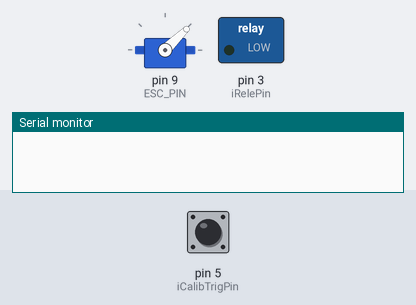
This sketch was run on a simulated Arduino Uno, built with avr-gcc and run on an emulated ATmega328P. Shown: servo, switched loads named in the sketch (green lamp = pin HIGH), the last lines printed to the serial monitor. Inputs (shaded band) come from the test bench; at power-on: pin 5 (iCalibTrigPin) HIGH.

Above: at 1.2 s.
1.3 s: pin 5 (iCalibTrigPin) pulled LOW for 1 s
At 2.2 s:
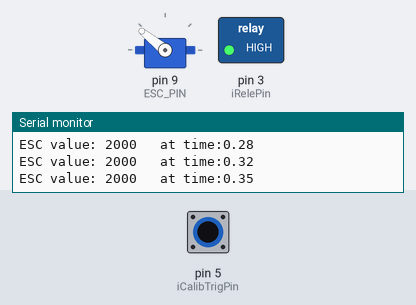
At 3.3 s:
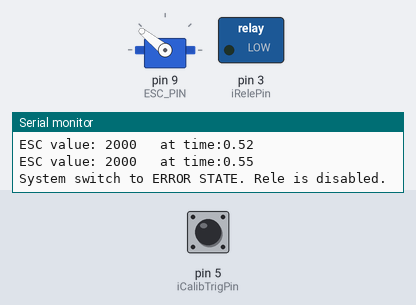
Timing chart, 0 to 4.8 s (numbered marks = the images above; inputs shaded):
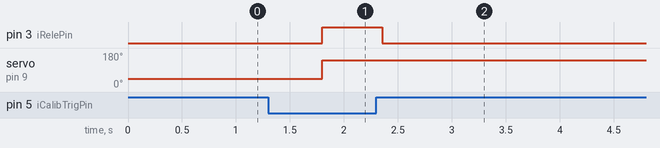

The sketch:

AutoCalib_HW30ESC_v1.00.ino
```cpp
// ********* INCLUDES ********************//
#include <Adafruit_PWMServoDriver.h>
#include<Servo.h>
#include "Inicializacija.h"

//  ******** DEFINES *********************//


//***** global variables  ********//

StateType    eMAchineState;  // system starts in standby mode
PinStateType eCalibFlag;     // 0-> disabled1, -> active,

int iCalibTrigPin = 5;     // calibration trigger pin 5
int iRelePin      = 3;     // RELE pin

// *** INICIALIZATION ***** //
void setup()
{
  eMAchineState = STATE_STANDBY;
  Serial.begin(9600);
  pinMode(iCalibTrigPin,INPUT_PULLUP);  // init calibration trigger pin
  pinMode(iRelePin, OUTPUT);            // init RELE pin
  digitalWrite(iRelePin,LOW);           // set RELE pin to LOW

  InitESC();
}


// ***** MAIN LOOP ******//
void loop() {
  // read calibration flag trigger pin
  eCalibFlag = (PinStateType) !digitalRead(iCalibTrigPin);  // turn on switch -> 1, turn of switch -> 0

  CalibrationDriver(eCalibFlag);

}
```

ESCcontrol.h
```cpp
#define ESC_PIN 9  // ESC servo pin

Servo esc1;

void InitESC(void)
{
    // define
    esc1.attach(ESC_PIN);
    esc1.writeMicroseconds(1000);
}

void SetESCVal(int iValueESC)
{
  esc1.writeMicroseconds(iValueESC);
}
```

Inicializacija.h
```cpp
#ifndef INICIALIZACIJA_H
#define INICIALIZACIJA_H

#include "ESCcontrol.h"
#include "Time.h"
#include "StateControl.h"

//  ******* DEFINES ******

#endif
```

StateControl.h
```cpp
// ********* DEFINES ***************** //
#define WAITING_TIME    500    // how many mili seconds system waits after first calibration trigger is set
#define HIGH_PWM_TIME   3900   // how many mili second PWM will be set to HIGH
#define CALIB_END_TIME  10500  // how many mili seconds last ESC calibration/is rele active

//  ******** VARIABLE DEFINITION ****** //
typedef enum
{
  STATE_STANDBY = 0,
  STATE_TRANSITION_WAITING,
  STATE_CALIB_HIGH_PWM,
  STATE_CALIB_LOW_PWM,
  STATE_FINISH,
  STATE_ERROR,
} StateType;

typedef enum
{
  DEACTIVE = 0,
  ACTIVE
} PinStateType;

// ********* variable declaration *****//
extern StateType eMAchineState;
extern int iRelePin;
double dTimeStart, dSeconds;


void CalibrationDriver(PinStateType eCalibFlag)
{
  static double dStartTime = 0;

  // first check whether system is in standby mode and calibration flag is set to ACTIVE
  if((ACTIVE == eCalibFlag) && (STATE_STANDBY == eMAchineState))
  {
    // set state machine to transition waiting
    eMAchineState = STATE_TRANSITION_WAITING;

    // save current time for time comparison
    dStartTime = millis();

    Serial.println("System switch to TRANSITION WAITING STATE");
  }

  //  check whether predefine waiting time has passed since calibration trigger flag was set
  if(((millis() - dStartTime) > WAITING_TIME) && (STATE_TRANSITION_WAITING == eMAchineState))
  {
    // check whether calibration trigger pin is still active
    if(ACTIVE == eCalibFlag)
    {
      // set state machine to calibration state
      eMAchineState = STATE_CALIB_HIGH_PWM;

      // set MAX servo value = 2000
      SetESCVal(2000); //SetESCVal(map(2000, 0,1000,1000,2000));

      Serial.println("System switch to HIGH PWM STATE: PWM value set to 2000");

      // reset starting time
      dStartTime = millis();

      // turn on RELE
      digitalWrite(iRelePin, HIGH);  // turn on RELE
    }
    else
    {
      // calibration trigger pin was deactivated inside waiting time, switch back to standby state
      eMAchineState = STATE_STANDBY;

      Serial.println("System switch back to STANDBY STATE.");
    }
  }

  // during HIGH PWM STATE continuely send max PWM signal to ESC
  if (STATE_CALIB_HIGH_PWM == eMAchineState)
  {
    Serial.print("ESC value: ");
    Serial.print("2000");
    Serial.print("   at time:");
    Serial.println(Seconds(millis()-dStartTime));

    // set MAX servo value = 2000
    SetESCVal(2000); //SetESCVal(map(2000, 0,1000,1000,2000));
  }

  // check whether HIGH PWM TIME interval has passed when system is in HIGH PWM CALIB STATE
  if (((millis() - dStartTime) > HIGH_PWM_TIME) && (STATE_CALIB_HIGH_PWM == eMAchineState))
  {
    // HIGH PWM TIME interval has passed: set LOW PWM and switch state to LOW PWM
      // set state machine to LOW PWM state
      eMAchineState = STATE_CALIB_LOW_PWM;

      // set MAX servo value = 1000
      SetESCVal(1000); //SetESCVal(map(1000, 0,1000,1000,2000));

      Serial.println("System switch to LOW PWM STATE: PWM value set to 1000");
  }

  // during LOW PWM STATE continuely send min PWM signal to ESC
  if (STATE_CALIB_LOW_PWM == eMAchineState)
  {
    Serial.print("ESC value: ");
    Serial.print("1000");
    Serial.print("   at time:");
    Serial.println(Seconds(millis()-dStartTime));

    // set MAX servo value = 1000
    SetESCVal(1000); //SetESCVal(map(1000, 0,1000,1000,2000));
  }

  // check whether LOW PWM TIME interval has passed when system is in LOW PWM CALIB STATE
  if (((millis() - dStartTime) > CALIB_END_TIME) && (STATE_CALIB_LOW_PWM == eMAchineState))
  {
    // CALIB PWM TIME interval has passed: disable rele and switch to FINISH state
    // set state machine to FINISH state
    eMAchineState = STATE_FINISH;

    // turn off RELE
    digitalWrite(iRelePin,LOW);  // turn off RELE

    Serial.println("System switch to FINISHED STATE, rele is disabled.");
  }

  // check whether calibration trigger is set to DEACTIVE while calibration is finished
  if((STATE_FINISH == eMAchineState) && (DEACTIVE == eCalibFlag))
  {
    // switch back state machine to standby state
    eMAchineState = STATE_STANDBY;

    Serial.println("System switch to STANDBY STATE.");
  }

  // in case calibration trigger is set to DEACTIVE while in HIGH,LOW PWM STATE, switch to ERROR STATE and disable rele
  if  (((STATE_CALIB_HIGH_PWM == eMAchineState) || (STATE_CALIB_LOW_PWM == eMAchineState)) && (DEACTIVE == eCalibFlag))
  {
    // calibration trigger was disabled too soon while calibration, switch to ERROR STATE and disable rele
    // set state machine to ERROR state
    eMAchineState = STATE_ERROR;

    // turn off RELE
    digitalWrite(iRelePin,LOW);  // turn off RELE

    Serial.println("System switch to ERROR STATE. Rele is disabled.");
  }
}
```

Time.h
```cpp
double Seconds(double MillisTime)
{
  double dSeconds = 0;

  dSeconds = MillisTime / 1000; // convert to seconds
  return dSeconds;
}
```

Measured:
- after the input at 1.3 s, pin 3 (iRelePin): LOW → HIGH after 0.50 s, → LOW 0.56 s later; servo on pin 9 (ESC_PIN): 44° → 141° after 0.50 s
